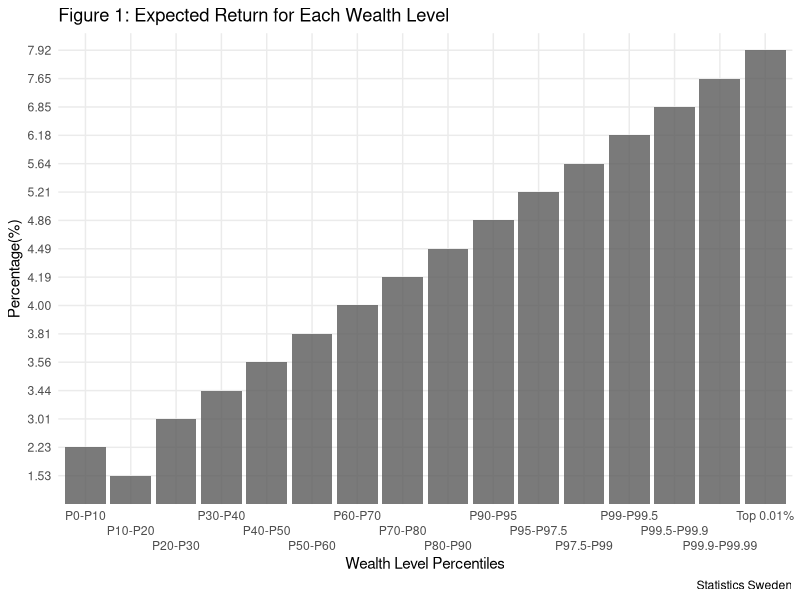
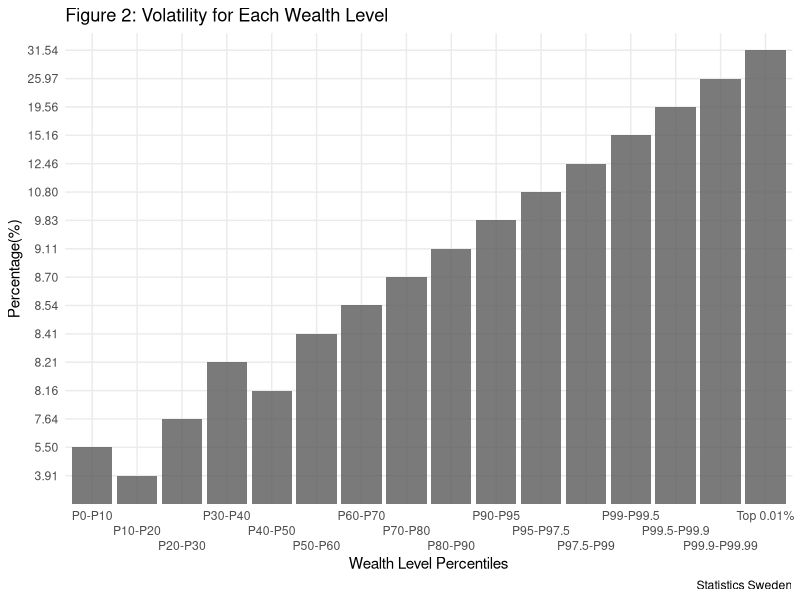
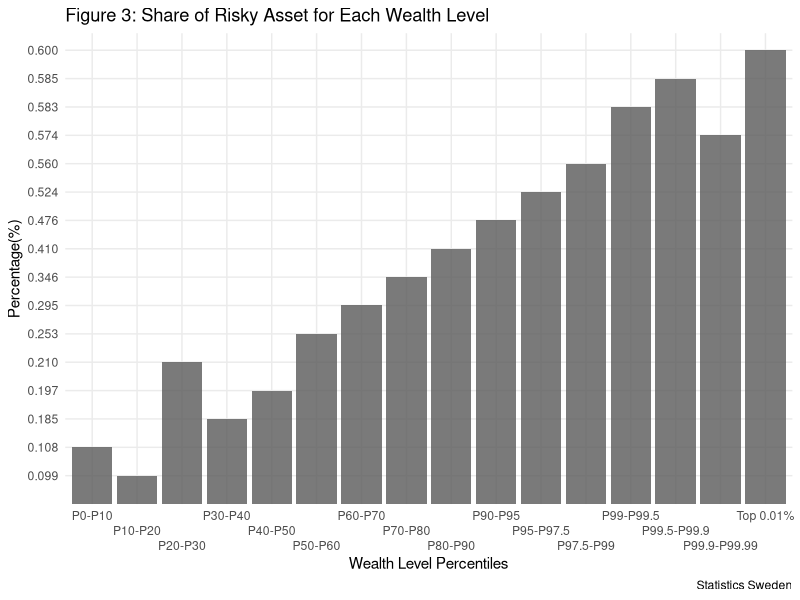

The R source for these figures, in order:
## ---- chunk 1
library(haven)
library(tidyverse)
library(knitr)
library(dplyr)
knitr::opts_chunk$set(echo=FALSE)
## ---- chunk 2
gross_wealth <- read_csv('T1. Gross wealth-Table 1.csv')
gross_wealth <- data.frame(gross_wealth)
subset(gross_wealth, select = c(2, 3, 4))
gross_wealth <- subset(gross_wealth, select = c(2, 3, 4))
gross_wealth <- gross_wealth[-c(1, 2, 3, 4, 5, 6, 7), ]
colnames(gross_wealth) <- c('Wealth Level', 'Expected Return', 'Volatility')
gross_wealth$`Expected Return` <- format(round(as.numeric(as.character(gross_wealth$`Expected Return`)), 2), nsmall = 2)
gross_wealth$Volatility = format(round(as.numeric(as.character(gross_wealth$Volatility)), 2), nsmall = 2)
## ---- chunk 3
gross_wealth |>
  select(`Wealth Level`, `Expected Return`, Volatility) |>
  slice(1:16) |>
  kable(
    caption = "The Portfolio Summary of Households in Sweden", 
    col.names = c("Wealth Level", "Expected Return(%)", "Volatility(%)"),
    digits = 1,
    booktabs = TRUE, 
    linesep = ""
  )
## ---- chunk 4
gross_wealth |> 
  group_by(`Wealth Level`) |>
ggplot(aes(x = `Wealth Level`, y = c(`Expected Return`))) +
  geom_col(alpha = 0.8) +
    theme_minimal() + 
  labs(x = "Wealth Level Percentiles", y = "Percentage(%)", title = "Figure 1: Expected Return for Each Wealth Level", caption = "Statistics Sweden") + scale_x_discrete(guide=guide_axis(n.dodge=3))
## ---- chunk 5
gross_wealth |> 
    group_by(`Wealth Level`) |>
ggplot(aes(x = `Wealth Level`, y = c(Volatility))) +
  geom_col(alpha = 0.8) +
    theme_minimal() + 
  labs(x = "Wealth Level Percentiles", y = "Percentage(%)", title = "Figure 2: Volatility for Each Wealth Level", caption = "Statistics Sweden") + scale_x_discrete(guide=guide_axis(n.dodge=3))
## ---- chunk 6
risky_asset <- read_csv('A.T7 Pension Parameters-Table 1.csv')
risky_asset <- data.frame(risky_asset)
risky_asset <- subset(risky_asset, select = c(1, 2))
risky_asset <- risky_asset[c(5, 6, 7, 8, 9, 10, 11, 12, 13, 14, 15, 16, 17, 18, 19, 20), ]
colnames(risky_asset) <- c('Wealth Level', 'Share of Risky Asset (%)')
risky_asset$`Share of Risky Asset (%)` <- format(round(as.numeric(as.character(risky_asset$`Share of Risky Asset (%)` )), 3), nsmall = 3)
## ---- chunk 7
risky_asset |> 
  slice(1:16) |>
  kable(
    caption = "Share of Risky Asset in Complete Financial Portfolio", 
    digits = 1,
    booktabs = TRUE, 
    linesep = ""
  )
## ---- chunk 8
risky_asset |> 
  group_by(`Wealth Level`) |>
ggplot(aes(x = `Wealth Level`, y = `Share of Risky Asset (%)`)) +
  geom_col(alpha = 0.8) +
    theme_minimal() + 
  labs(x = "Wealth Level Percentiles", y = "Percentage(%)", title = "Figure 3: Share of Risky Asset for Each Wealth Level", caption = "Statistics Sweden") + scale_x_discrete(guide=guide_axis(n.dodge=3))
